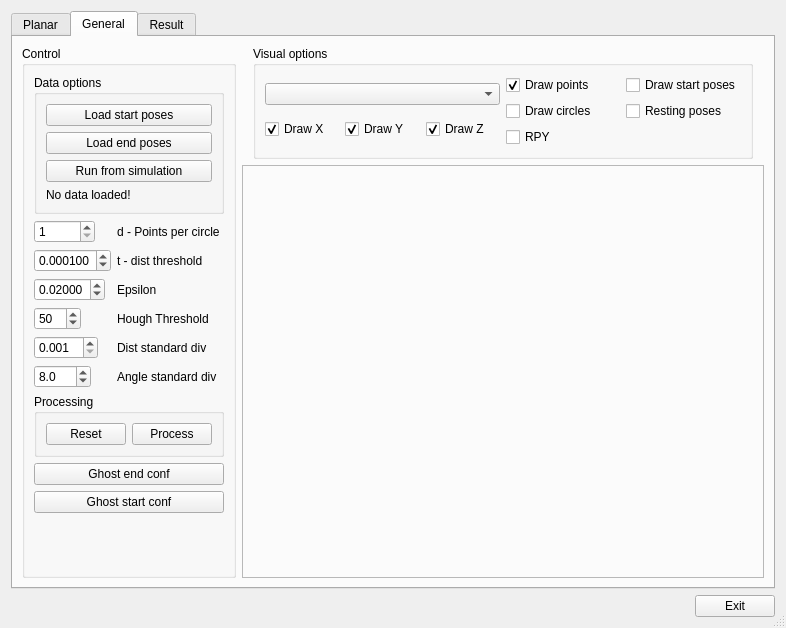
<?xml version="1.0" encoding="UTF-8"?>
<ui version="4.0">
 <class>SupportPoseAnalyserDialog</class>
 <widget class="QDialog" name="SupportPoseAnalyserDialog">
  <property name="windowModality">
   <enum>Qt::NonModal</enum>
  </property>
  <property name="enabled">
   <bool>true</bool>
  </property>
  <property name="geometry">
   <rect>
    <x>0</x>
    <y>0</y>
    <width>786</width>
    <height>628</height>
   </rect>
  </property>
  <property name="maximumSize">
   <size>
    <width>16777215</width>
    <height>16777215</height>
   </size>
  </property>
  <property name="windowTitle">
   <string>SupportPoseAnalyser</string>
  </property>
  <property name="sizeGripEnabled">
   <bool>true</bool>
  </property>
  <property name="modal">
   <bool>false</bool>
  </property>
  <layout class="QVBoxLayout" name="verticalLayout_6">
   <item>
    <widget class="QTabWidget" name="tabWidget_2">
     <property name="currentIndex">
      <number>1</number>
     </property>
     <widget class="QWidget" name="tab_3">
      <attribute name="title">
       <string>Planar</string>
      </attribute>
      <widget class="QPushButton" name="_analyzePlanarBtn">
       <property name="geometry">
        <rect>
         <x>30</x>
         <y>130</y>
         <width>75</width>
         <height>23</height>
        </rect>
       </property>
       <property name="text">
        <string>Analyse</string>
       </property>
      </widget>
      <widget class="QDoubleSpinBox" name="doubleSpinBox">
       <property name="geometry">
        <rect>
         <x>30</x>
         <y>90</y>
         <width>62</width>
         <height>22</height>
        </rect>
       </property>
      </widget>
      <widget class="QLabel" name="label_2">
       <property name="geometry">
        <rect>
         <x>30</x>
         <y>70</y>
         <width>111</width>
         <height>20</height>
        </rect>
       </property>
       <property name="text">
        <string>Stable Threshold in m</string>
       </property>
      </widget>
      <widget class="QComboBox" name="_planarObjectBox">
       <property name="geometry">
        <rect>
         <x>30</x>
         <y>40</y>
         <width>151</width>
         <height>22</height>
        </rect>
       </property>
      </widget>
      <widget class="QLabel" name="label_4">
       <property name="geometry">
        <rect>
         <x>30</x>
         <y>20</y>
         <width>141</width>
         <height>20</height>
        </rect>
       </property>
       <property name="text">
        <string>Select object to analyze:</string>
       </property>
      </widget>
     </widget>
     <widget class="QWidget" name="tab_4">
      <attribute name="title">
       <string>General</string>
      </attribute>
      <layout class="QHBoxLayout" name="horizontalLayout_6">
       <item>
        <widget class="QGroupBox" name="groupBox_3">
         <property name="title">
          <string>Control</string>
         </property>
         <layout class="QVBoxLayout" name="verticalLayout_7">
          <item>
           <widget class="QGroupBox" name="groupBox">
            <property name="title">
             <string>Data options</string>
            </property>
            <layout class="QVBoxLayout">
             <item>
              <widget class="QPushButton" name="_loadStartPosesBtn">
               <property name="text">
                <string>Load start poses</string>
               </property>
              </widget>
             </item>
             <item>
              <widget class="QPushButton" name="_loadFromFileBtn">
               <property name="text">
                <string>Load end poses</string>
               </property>
              </widget>
             </item>
             <item>
              <widget class="QPushButton" name="_listenForDataBtn">
               <property name="text">
                <string>Run from simulation</string>
               </property>
              </widget>
             </item>
             <item>
              <widget class="QLabel" name="_dataLoadedLbl">
               <property name="text">
                <string>No data loaded!</string>
               </property>
              </widget>
             </item>
            </layout>
           </widget>
          </item>
          <item>
           <layout class="QVBoxLayout" name="verticalLayout">
            <item>
             <layout class="QFormLayout" name="formLayout">
              <property name="fieldGrowthPolicy">
               <enum>QFormLayout::AllNonFixedFieldsGrow</enum>
              </property>
              <item row="0" column="0">
               <widget class="QSpinBox" name="_minPointsCircleSpin">
                <property name="minimum">
                 <number>1</number>
                </property>
                <property name="maximum">
                 <number>10000</number>
                </property>
               </widget>
              </item>
              <item row="0" column="1">
               <widget class="QLabel" name="label">
                <property name="text">
                 <string>d - Points per circle</string>
                </property>
               </widget>
              </item>
              <item row="1" column="0">
               <widget class="QDoubleSpinBox" name="_thresSpin">
                <property name="decimals">
                 <number>6</number>
                </property>
                <property name="maximum">
                 <double>1.000000000000000</double>
                </property>
                <property name="singleStep">
                 <double>0.000100000000000</double>
                </property>
                <property name="value">
                 <double>0.000100000000000</double>
                </property>
               </widget>
              </item>
              <item row="1" column="1">
               <widget class="QLabel" name="label_3">
                <property name="text">
                 <string>t - dist threshold</string>
                </property>
               </widget>
              </item>
              <item row="2" column="0">
               <widget class="QDoubleSpinBox" name="_epsilonSpin">
                <property name="toolTip">
                 <string>The points within an euclidean distance 
&quot;epsilon&quot; of a circle are considered to 
belong to that circle.
If too many support poses is found then 
decrease this. If too few is found increase it.</string>
                </property>
                <property name="decimals">
                 <number>5</number>
                </property>
                <property name="maximum">
                 <double>1.000000000000000</double>
                </property>
                <property name="singleStep">
                 <double>0.001000000000000</double>
                </property>
                <property name="value">
                 <double>0.020000000000000</double>
                </property>
               </widget>
              </item>
              <item row="2" column="1">
               <widget class="QLabel" name="label_5">
                <property name="text">
                 <string>Epsilon</string>
                </property>
               </widget>
              </item>
              <item row="3" column="0">
               <widget class="QSpinBox" name="_thresholdSpin">
                <property name="toolTip">
                 <string>The threshold used for the hough 
line extraction. If too many support
poses is found then increase this. If
too few is found decrease it.</string>
                </property>
                <property name="minimum">
                 <number>1</number>
                </property>
                <property name="maximum">
                 <number>254</number>
                </property>
                <property name="value">
                 <number>50</number>
                </property>
               </widget>
              </item>
              <item row="3" column="1">
               <widget class="QLabel" name="label_6">
                <property name="text">
                 <string>Hough Threshold</string>
                </property>
               </widget>
              </item>
              <item row="4" column="0">
               <widget class="QDoubleSpinBox" name="_distSpin">
                <property name="decimals">
                 <number>3</number>
                </property>
                <property name="minimum">
                 <double>0.001000000000000</double>
                </property>
                <property name="maximum">
                 <double>99.000000000000000</double>
                </property>
                <property name="singleStep">
                 <double>0.010000000000000</double>
                </property>
               </widget>
              </item>
              <item row="4" column="1">
               <widget class="QLabel" name="label_14">
                <property name="text">
                 <string>Dist standard div</string>
                </property>
               </widget>
              </item>
              <item row="5" column="0">
               <widget class="QDoubleSpinBox" name="_angleSpin">
                <property name="decimals">
                 <number>1</number>
                </property>
                <property name="minimum">
                 <double>0.100000000000000</double>
                </property>
                <property name="singleStep">
                 <double>1.000000000000000</double>
                </property>
                <property name="value">
                 <double>8.000000000000000</double>
                </property>
               </widget>
              </item>
              <item row="5" column="1">
               <widget class="QLabel" name="label_15">
                <property name="text">
                 <string>Angle standard div</string>
                </property>
               </widget>
              </item>
             </layout>
            </item>
            <item>
             <widget class="QGroupBox" name="groupBox_2">
              <property name="title">
               <string>Processing</string>
              </property>
              <layout class="QHBoxLayout" name="horizontalLayout">
               <item>
                <widget class="QPushButton" name="_resetBtn">
                 <property name="text">
                  <string>Reset</string>
                 </property>
                </widget>
               </item>
               <item>
                <widget class="QPushButton" name="_processBtn">
                 <property name="text">
                  <string>Process</string>
                 </property>
                </widget>
               </item>
              </layout>
              <zorder>_processBtn</zorder>
              <zorder>_resetBtn</zorder>
             </widget>
            </item>
           </layout>
          </item>
          <item>
           <widget class="QPushButton" name="_ghostEndBtn">
            <property name="text">
             <string>Ghost end conf</string>
            </property>
           </widget>
          </item>
          <item>
           <widget class="QPushButton" name="_ghostStartBtn">
            <property name="text">
             <string>Ghost start conf</string>
            </property>
           </widget>
          </item>
          <item>
           <spacer name="verticalSpacer">
            <property name="orientation">
             <enum>Qt::Vertical</enum>
            </property>
            <property name="sizeHint" stdset="0">
             <size>
              <width>20</width>
              <height>40</height>
             </size>
            </property>
           </spacer>
          </item>
         </layout>
        </widget>
       </item>
       <item>
        <layout class="QVBoxLayout" name="verticalLayout_3">
         <item>
          <layout class="QHBoxLayout" name="horizontalLayout_5">
           <property name="sizeConstraint">
            <enum>QLayout::SetDefaultConstraint</enum>
           </property>
           <item>
            <widget class="QGroupBox" name="groupBox_4">
             <property name="maximumSize">
              <size>
               <width>500</width>
               <height>300</height>
              </size>
             </property>
             <property name="title">
              <string>Visual options</string>
             </property>
             <layout class="QHBoxLayout" name="horizontalLayout_7">
              <item>
               <layout class="QVBoxLayout" name="verticalLayout_5">
                <item>
                 <widget class="QComboBox" name="_selectObjBox"/>
                </item>
                <item>
                 <layout class="QHBoxLayout" name="horizontalLayout_4">
                  <item>
                   <widget class="QCheckBox" name="_drawXBox">
                    <property name="text">
                     <string>Draw X</string>
                    </property>
                    <property name="checked">
                     <bool>true</bool>
                    </property>
                   </widget>
                  </item>
                  <item>
                   <widget class="QCheckBox" name="_drawYBox">
                    <property name="text">
                     <string>Draw Y</string>
                    </property>
                    <property name="checked">
                     <bool>true</bool>
                    </property>
                   </widget>
                  </item>
                  <item>
                   <widget class="QCheckBox" name="_drawZBox">
                    <property name="text">
                     <string>Draw Z</string>
                    </property>
                    <property name="checked">
                     <bool>true</bool>
                    </property>
                   </widget>
                  </item>
                 </layout>
                </item>
               </layout>
              </item>
              <item>
               <layout class="QGridLayout" name="gridLayout">
                <item row="0" column="0">
                 <widget class="QCheckBox" name="_drawPointsBox">
                  <property name="text">
                   <string>Draw points</string>
                  </property>
                  <property name="checked">
                   <bool>true</bool>
                  </property>
                 </widget>
                </item>
                <item row="1" column="0">
                 <widget class="QCheckBox" name="_drawCirclesBox">
                  <property name="text">
                   <string>Draw circles</string>
                  </property>
                 </widget>
                </item>
                <item row="0" column="1">
                 <widget class="QCheckBox" name="_drawStartPosesBox">
                  <property name="text">
                   <string>Draw start poses</string>
                  </property>
                 </widget>
                </item>
                <item row="1" column="1">
                 <widget class="QCheckBox" name="_drawRestPosesBox">
                  <property name="text">
                   <string>Resting poses</string>
                  </property>
                 </widget>
                </item>
                <item row="2" column="0">
                 <widget class="QCheckBox" name="_rpyBox">
                  <property name="text">
                   <string>RPY</string>
                  </property>
                 </widget>
                </item>
               </layout>
              </item>
             </layout>
            </widget>
           </item>
           <item>
            <spacer name="horizontalSpacer">
             <property name="orientation">
              <enum>Qt::Horizontal</enum>
             </property>
             <property name="sizeType">
              <enum>QSizePolicy::Preferred</enum>
             </property>
             <property name="sizeHint" stdset="0">
              <size>
               <width>0</width>
               <height>0</height>
              </size>
             </property>
            </spacer>
           </item>
          </layout>
         </item>
         <item>
          <layout class="QGridLayout" name="gridLayout_2"/>
         </item>
         <item>
          <widget class="QFrame" name="_glframe">
           <property name="sizePolicy">
            <sizepolicy hsizetype="Expanding" vsizetype="Expanding">
             <horstretch>0</horstretch>
             <verstretch>0</verstretch>
            </sizepolicy>
           </property>
           <property name="minimumSize">
            <size>
             <width>200</width>
             <height>100</height>
            </size>
           </property>
           <property name="frameShape">
            <enum>QFrame::StyledPanel</enum>
           </property>
           <property name="frameShadow">
            <enum>QFrame::Raised</enum>
           </property>
          </widget>
         </item>
        </layout>
       </item>
      </layout>
     </widget>
     <widget class="QWidget" name="tab_5">
      <attribute name="title">
       <string>Result</string>
      </attribute>
      <layout class="QVBoxLayout" name="verticalLayout_2">
       <item>
        <layout class="QHBoxLayout" name="horizontalLayout_8">
         <item>
          <widget class="QListWidget" name="_resultView">
           <property name="maximumSize">
            <size>
             <width>150</width>
             <height>16777215</height>
            </size>
           </property>
          </widget>
         </item>
         <item>
          <layout class="QVBoxLayout" name="verticalLayout_4">
           <item>
            <widget class="QGroupBox" name="groupBox_5">
             <property name="minimumSize">
              <size>
               <width>400</width>
               <height>150</height>
              </size>
             </property>
             <property name="title">
              <string>Support pose info</string>
             </property>
             <widget class="QLabel" name="label_7">
              <property name="geometry">
               <rect>
                <x>10</x>
                <y>60</y>
                <width>71</width>
                <height>16</height>
               </rect>
              </property>
              <property name="text">
               <string>Quality: </string>
              </property>
             </widget>
             <widget class="QLabel" name="label_8">
              <property name="geometry">
               <rect>
                <x>10</x>
                <y>40</y>
                <width>71</width>
                <height>16</height>
               </rect>
              </property>
              <property name="text">
               <string>Probability: </string>
              </property>
             </widget>
             <widget class="QLabel" name="label_9">
              <property name="geometry">
               <rect>
                <x>10</x>
                <y>100</y>
                <width>91</width>
                <height>16</height>
               </rect>
              </property>
              <property name="text">
               <string>Rotation vectors:</string>
              </property>
             </widget>
             <widget class="QLabel" name="label_10">
              <property name="geometry">
               <rect>
                <x>10</x>
                <y>20</y>
                <width>71</width>
                <height>16</height>
               </rect>
              </property>
              <property name="text">
               <string>Degree: </string>
              </property>
             </widget>
             <widget class="QLabel" name="label_11">
              <property name="geometry">
               <rect>
                <x>10</x>
                <y>80</y>
                <width>71</width>
                <height>16</height>
               </rect>
              </property>
              <property name="text">
               <string>Segments: </string>
              </property>
             </widget>
            </widget>
           </item>
           <item>
            <widget class="QGroupBox" name="groupBox_6">
             <property name="title">
              <string>Planar Distribution</string>
             </property>
             <layout class="QHBoxLayout" name="horizontalLayout_9">
              <item>
               <widget class="QGraphicsView" name="_distributionView"/>
              </item>
              <item>
               <layout class="QVBoxLayout" name="verticalLayout_8">
                <item>
                 <widget class="QLabel" name="label_12">
                  <property name="text">
                   <string>X-Axis</string>
                  </property>
                 </widget>
                </item>
                <item>
                 <widget class="QComboBox" name="_xAxisBox">
                  <item>
                   <property name="text">
                    <string>X</string>
                   </property>
                  </item>
                  <item>
                   <property name="text">
                    <string>Y</string>
                   </property>
                  </item>
                  <item>
                   <property name="text">
                    <string>Z</string>
                   </property>
                  </item>
                  <item>
                   <property name="text">
                    <string>Roll</string>
                   </property>
                  </item>
                  <item>
                   <property name="text">
                    <string>Pitch</string>
                   </property>
                  </item>
                  <item>
                   <property name="text">
                    <string>Yaw</string>
                   </property>
                  </item>
                 </widget>
                </item>
                <item>
                 <widget class="QLabel" name="label_13">
                  <property name="text">
                   <string>Y-Axis</string>
                  </property>
                 </widget>
                </item>
                <item>
                 <widget class="QComboBox" name="_yAxisBox">
                  <property name="currentIndex">
                   <number>1</number>
                  </property>
                  <item>
                   <property name="text">
                    <string>X</string>
                   </property>
                  </item>
                  <item>
                   <property name="text">
                    <string>Y</string>
                   </property>
                  </item>
                  <item>
                   <property name="text">
                    <string>Z</string>
                   </property>
                  </item>
                  <item>
                   <property name="text">
                    <string>Roll</string>
                   </property>
                  </item>
                  <item>
                   <property name="text">
                    <string>Pitch</string>
                   </property>
                  </item>
                  <item>
                   <property name="text">
                    <string>Yaw</string>
                   </property>
                  </item>
                 </widget>
                </item>
                <item>
                 <spacer name="verticalSpacer_2">
                  <property name="orientation">
                   <enum>Qt::Vertical</enum>
                  </property>
                  <property name="sizeHint" stdset="0">
                   <size>
                    <width>20</width>
                    <height>40</height>
                   </size>
                  </property>
                 </spacer>
                </item>
                <item>
                 <widget class="QPushButton" name="_calcBtn">
                  <property name="text">
                   <string>Calc</string>
                  </property>
                 </widget>
                </item>
                <item>
                 <widget class="QPushButton" name="_saveDistBtn">
                  <property name="text">
                   <string>Save</string>
                  </property>
                 </widget>
                </item>
               </layout>
              </item>
             </layout>
            </widget>
           </item>
          </layout>
         </item>
        </layout>
       </item>
       <item>
        <layout class="QHBoxLayout" name="horizontalLayout_3">
         <item>
          <spacer name="horizontalSpacer_2">
           <property name="orientation">
            <enum>Qt::Horizontal</enum>
           </property>
           <property name="sizeHint" stdset="0">
            <size>
             <width>40</width>
             <height>20</height>
            </size>
           </property>
          </spacer>
         </item>
         <item>
          <widget class="QPushButton" name="_saveBtn">
           <property name="text">
            <string>Save poses</string>
           </property>
          </widget>
         </item>
        </layout>
       </item>
      </layout>
     </widget>
    </widget>
   </item>
   <item>
    <layout class="QHBoxLayout" name="horizontalLayout_2">
     <item>
      <spacer name="horizontalSpacer_3">
       <property name="orientation">
        <enum>Qt::Horizontal</enum>
       </property>
       <property name="sizeHint" stdset="0">
        <size>
         <width>40</width>
         <height>20</height>
        </size>
       </property>
      </spacer>
     </item>
     <item>
      <widget class="QPushButton" name="_exitBtn">
       <property name="text">
        <string>Exit</string>
       </property>
      </widget>
     </item>
    </layout>
   </item>
  </layout>
 </widget>
 <tabstops>
  <tabstop>_listenForDataBtn</tabstop>
  <tabstop>_minPointsCircleSpin</tabstop>
  <tabstop>_thresSpin</tabstop>
  <tabstop>_resetBtn</tabstop>
  <tabstop>_processBtn</tabstop>
  <tabstop>_drawXBox</tabstop>
  <tabstop>_drawYBox</tabstop>
  <tabstop>_drawZBox</tabstop>
  <tabstop>_drawPointsBox</tabstop>
  <tabstop>_drawCirclesBox</tabstop>
  <tabstop>_drawStartPosesBox</tabstop>
 </tabstops>
 <resources/>
 <connections>
  <connection>
   <sender>_exitBtn</sender>
   <signal>clicked()</signal>
   <receiver>SupportPoseAnalyserDialog</receiver>
   <slot>accept()</slot>
   <hints>
    <hint type="sourcelabel">
     <x>175</x>
     <y>375</y>
    </hint>
    <hint type="destinationlabel">
     <x>322</x>
     <y>199</y>
    </hint>
   </hints>
  </connection>
 </connections>
</ui>
